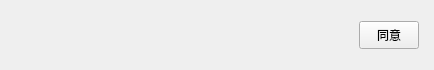
<?xml version="1.0" encoding="UTF-8"?>
<ui version="4.0">
 <class>FriendApplyItem</class>
 <widget class="QWidget" name="FriendApplyItem">
  <property name="geometry">
   <rect>
    <x>0</x>
    <y>0</y>
    <width>434</width>
    <height>70</height>
   </rect>
  </property>
  <property name="minimumSize">
   <size>
    <width>0</width>
    <height>70</height>
   </size>
  </property>
  <property name="maximumSize">
   <size>
    <width>16777215</width>
    <height>70</height>
   </size>
  </property>
  <property name="windowTitle">
   <string>Form</string>
  </property>
  <layout class="QHBoxLayout" name="horizontalLayout">
   <property name="spacing">
    <number>8</number>
   </property>
   <property name="leftMargin">
    <number>10</number>
   </property>
   <property name="topMargin">
    <number>5</number>
   </property>
   <property name="rightMargin">
    <number>10</number>
   </property>
   <property name="bottomMargin">
    <number>5</number>
   </property>
   <item>
    <widget class="QLabel" name="avatar_label">
     <property name="minimumSize">
      <size>
       <width>45</width>
       <height>45</height>
      </size>
     </property>
     <property name="maximumSize">
      <size>
       <width>45</width>
       <height>45</height>
      </size>
     </property>
     <property name="text">
      <string/>
     </property>
     <property name="scaledContents">
      <bool>true</bool>
     </property>
    </widget>
   </item>
   <item>
    <widget class="QWidget" name="info_widget" native="true">
     <property name="sizePolicy">
      <sizepolicy hsizetype="Expanding" vsizetype="Preferred">
       <horstretch>1</horstretch>
       <verstretch>0</verstretch>
      </sizepolicy>
     </property>
     <layout class="QVBoxLayout" name="info_layout">
      <property name="spacing">
       <number>4</number>
      </property>
      <property name="leftMargin">
       <number>0</number>
      </property>
      <property name="topMargin">
       <number>8</number>
      </property>
      <property name="rightMargin">
       <number>0</number>
      </property>
      <property name="bottomMargin">
       <number>8</number>
      </property>
      <item>
       <widget class="QLabel" name="name_label">
        <property name="text">
         <string/>
        </property>
        <property name="alignment">
         <set>Qt::AlignmentFlag::AlignLeading|Qt::AlignmentFlag::AlignLeft|Qt::AlignmentFlag::AlignVCenter</set>
        </property>
       </widget>
      </item>
      <item>
       <widget class="QLabel" name="msg_label">
        <property name="text">
         <string/>
        </property>
        <property name="alignment">
         <set>Qt::AlignmentFlag::AlignLeading|Qt::AlignmentFlag::AlignLeft|Qt::AlignmentFlag::AlignVCenter</set>
        </property>
       </widget>
      </item>
     </layout>
    </widget>
   </item>
   <item>
    <widget class="QStackedWidget" name="action_stack">
     <property name="minimumSize">
      <size>
       <width>70</width>
       <height>0</height>
      </size>
     </property>
     <property name="maximumSize">
      <size>
       <width>70</width>
       <height>16777215</height>
      </size>
     </property>
     <property name="currentIndex">
      <number>0</number>
     </property>
     <widget class="QWidget" name="accept_page">
      <layout class="QHBoxLayout" name="accept_layout">
       <property name="leftMargin">
        <number>0</number>
       </property>
       <property name="topMargin">
        <number>0</number>
       </property>
       <property name="rightMargin">
        <number>0</number>
       </property>
       <property name="bottomMargin">
        <number>0</number>
       </property>
       <item>
        <widget class="QPushButton" name="accept_button">
         <property name="minimumSize">
          <size>
           <width>60</width>
           <height>28</height>
          </size>
         </property>
         <property name="maximumSize">
          <size>
           <width>60</width>
           <height>28</height>
          </size>
         </property>
         <property name="text">
          <string>同意</string>
         </property>
        </widget>
       </item>
      </layout>
     </widget>
     <widget class="QWidget" name="added_page">
      <layout class="QHBoxLayout" name="added_layout">
       <property name="leftMargin">
        <number>0</number>
       </property>
       <property name="topMargin">
        <number>0</number>
       </property>
       <property name="rightMargin">
        <number>0</number>
       </property>
       <property name="bottomMargin">
        <number>0</number>
       </property>
       <item>
        <widget class="QLabel" name="added_label">
         <property name="text">
          <string>已添加</string>
         </property>
         <property name="alignment">
          <set>Qt::AlignmentFlag::AlignCenter</set>
         </property>
        </widget>
       </item>
      </layout>
     </widget>
    </widget>
   </item>
  </layout>
 </widget>
 <resources/>
 <connections/>
</ui>
